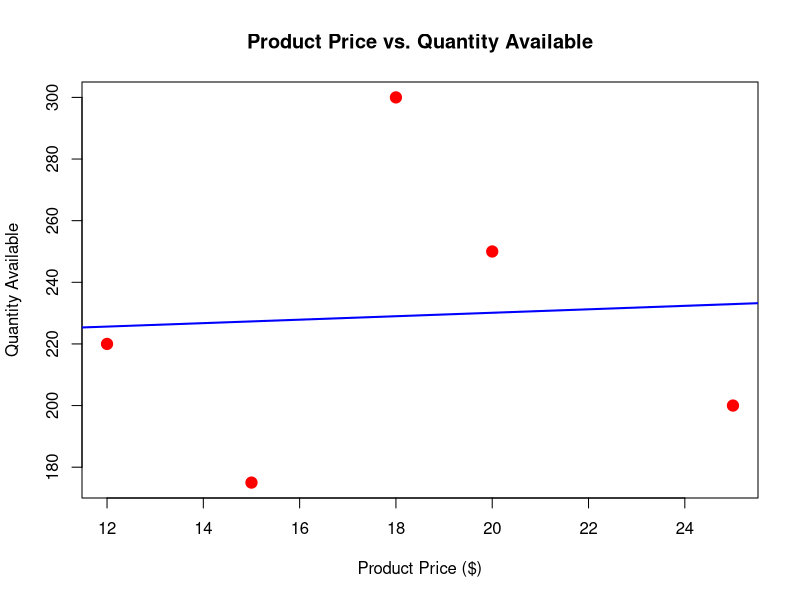

This chart was generated by the following R code:
# Create dataset for Set 4
inventory_data <- data.frame(
  Product_ID = c(1, 2, 3, 4, 5),
  Product_Name = c("Product A", "Product B", "Product C", "Product D", "Product E"),
  Category = c("Electronics", "Clothing", "Electronics", "Appliances", "Clothing"),
  Quantity_Available = c(250, 175, 300, 200, 220),
  Price = c(20, 15, 18, 25, 12)
)

print(inventory_data)

# 3. Scatter Plot for Price vs Quantity Available
plot(inventory_data$Price, inventory_data$Quantity_Available, 
     col = "red", 
     pch = 19, 
     cex = 1.5,
     xlab = "Product Price ($)", 
     ylab = "Quantity Available", 
     main = "Product Price vs. Quantity Available")

# Add a trend line
abline(lm(Quantity_Available ~ Price, data = inventory_data), col = "blue", lwd = 2)
